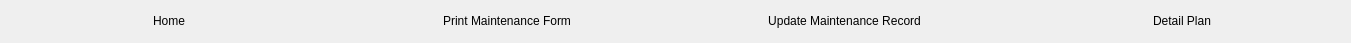
         <widget class="QFrame" name="Main_func_frame">
          <property name="geometry">
           <rect>
            <x>0</x>
            <y>0</y>
            <width>1351</width>
            <height>43</height>
           </rect>
          </property>
          <property name="frameShape">
           <enum>QFrame::NoFrame</enum>
          </property>
          <layout class="QHBoxLayout" name="horizontalLayout_2">
           <property name="spacing">
            <number>0</number>
           </property>
           <property name="leftMargin">
            <number>0</number>
           </property>
           <property name="topMargin">
            <number>0</number>
           </property>
           <property name="rightMargin">
            <number>0</number>
           </property>
           <property name="bottomMargin">
            <number>0</number>
           </property>
           <item>
            <widget class="QPushButton" name="Main_Home_btn">
             <property name="text">
              <string>Home</string>
             </property>
             <property name="icon">
              <iconset>
               <normaloff>../../../../Icons/Home.ico</normaloff>../../../../Icons/Home.ico</iconset>
             </property>
             <property name="iconSize">
              <size>
               <width>25</width>
               <height>25</height>
              </size>
             </property>
             <property name="flat">
              <bool>true</bool>
             </property>
            </widget>
           </item>
           <item>
            <widget class="QPushButton" name="Main_Print_record_btn">
             <property name="text">
              <string>Print Maintenance Form</string>
             </property>
             <property name="icon">
              <iconset>
               <normaloff>../../../../Icons/print.ico</normaloff>../../../../Icons/print.ico</iconset>
             </property>
             <property name="iconSize">
              <size>
               <width>25</width>
               <height>25</height>
              </size>
             </property>
             <property name="flat">
              <bool>true</bool>
             </property>
            </widget>
           </item>
           <item>
            <widget class="QPushButton" name="Main_Input_record_btn">
             <property name="text">
              <string>Update Maintenance Record</string>
             </property>
             <property name="icon">
              <iconset>
               <normaloff>../../../../Icons/Record.ico</normaloff>../../../../Icons/Record.ico</iconset>
             </property>
             <property name="iconSize">
              <size>
               <width>25</width>
               <height>25</height>
              </size>
             </property>
             <property name="flat">
              <bool>true</bool>
             </property>
            </widget>
           </item>
           <item>
            <widget class="QPushButton" name="Main_detail_plan_btn">
             <property name="text">
              <string>Detail Plan</string>
             </property>
             <property name="icon">
              <iconset>
               <normaloff>../../../../Icons/Add_new.ico</normaloff>../../../../Icons/Add_new.ico</iconset>
             </property>
             <property name="iconSize">
              <size>
               <width>25</width>
               <height>25</height>
              </size>
             </property>
             <property name="flat">
              <bool>true</bool>
             </property>
            </widget>
           </item>
          </layout>
         </widget>
